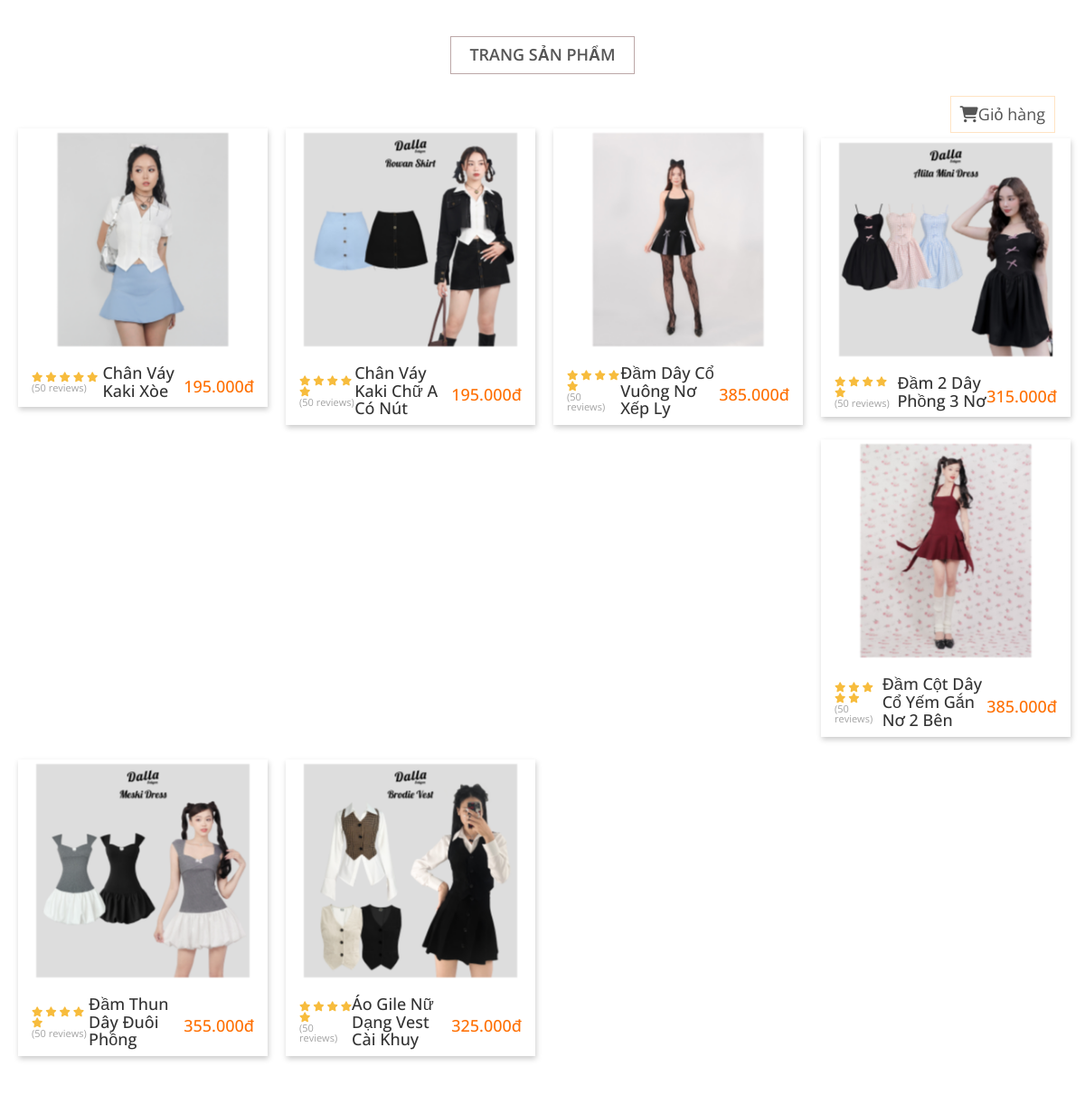
/trangchu.php, run on an earlier commit of the app's database.
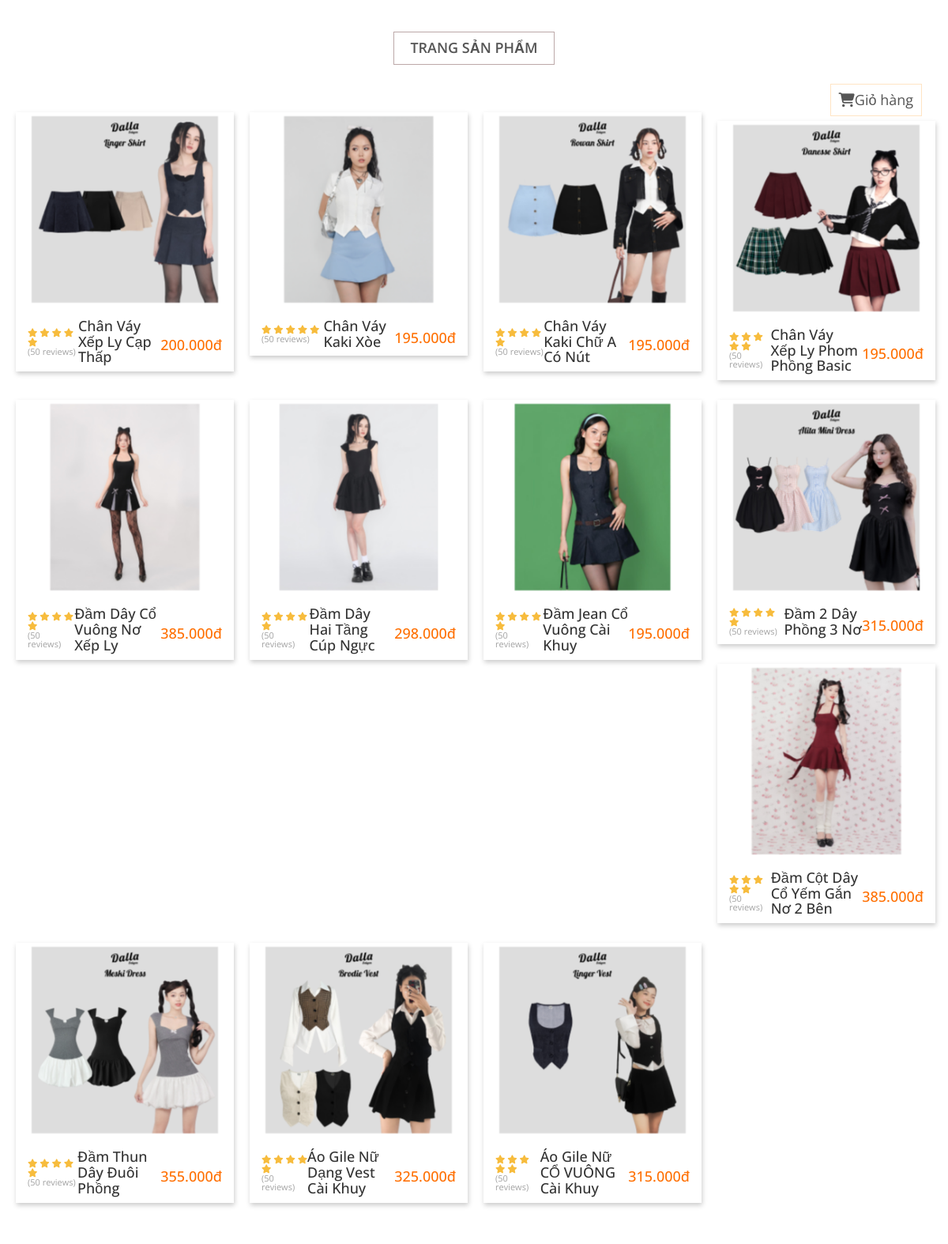
And on a later commit of the database.
### tables this page shows
CREATE TABLE `sanpham` (
  `MaSanPham` varchar(5) NOT NULL,
  `TenSP` varchar(100) NOT NULL,
  `HinhAnh` varchar(50) NOT NULL,
  `MoTa` text DEFAULT NULL,
  `Gia` decimal(10,2) NOT NULL,
  `SoLuong` int(11) NOT NULL,
  `Maloai` varchar(5) DEFAULT NULL
);

### trangchu.php (the view, shortened to what this page needs)
<!DOCTYPE html>
<html lang="en">
<head>
    <link rel="stylesheet" href="https://cdn.jsdelivr.net/npm/bootstrap@3.3.7/dist/css/bootstrap.min.css">
    <link rel="stylesheet" href="https://cdn.jsdelivr.net/npm/bootstrap@3.3.7/dist/css/bootstrap-theme.min.css">
    <link rel="stylesheet" href="https://cdnjs.cloudflare.com/ajax/libs/font-awesome/6.5.2/css/all.min.css" />
    <link rel="stylesheet" href="./css/styles.css">
</head>
<body>
<div class = "headline"><h2>Trang sản phẩm</h2></div>
    <div class ="cart">
        <a href="./pages/shopping_cart.php"><i class="fa-solid fa-cart-shopping"></i>Giỏ hàng</a>
    </div>
    <div class="container">
        <div class="row">
            <?php
            include "connection.php";
            $sql = "SELECT * FROM sanpham";
            $result = mysqli_query($connect, $sql);
            while($row = mysqli_fetch_assoc($result)){
            ?>
            <form action = "xulygiohang.php" method = "post">
                <div class="col-md-3 col-sm-6">
                    <div class="product-grid">
                        <div class="product-image">
                            <a href="#" class="image">
                                <img class="img-1" src="images/<?php echo $row['HinhAnh'] ?>">
                            </a>
                            <ul class="product-links">
                            </ul>
                        </div>
                        <div class="product-content">
                            <ul class="rating">
                                <li class="fas fa-star"></li>
                                <li class="fas fa-star"></li>
                                <li class="fas fa-star"></li>
                                <li class="fas fa-star"></li>
                                <li class="fas fa-star"></li>
                                <li class="disable">(50 reviews)</li>
                            </ul>
                            <h3 class="title"><a href="./pages/chitietsp/chitietsp.php?Masanpham=<?php echo $row['MaSanPham'] ?>"> <?php echo $row['TenSP']?></a></h3>
                            <div class="price"> <?php echo number_format($row['Gia'], 0, ".", ".")?>đ</div>
                        </div>
                    </div>
            </form>
            </div>
<?php } ?>
</body>
</html>

### css/styles.css (style rules this page uses)
body { font-family: 'Open Sans',sans-serif; font-size: 14px; color: #111; line-height:1 ; }
.headline { text-align: center; margin: 20px 0px; }
h2 { font-size:18px; color: #555; padding: 10px 20px; text-transform: uppercase; border:1px solid #bca8a8; display:inline-block; font-weight: 600; }
.product-grid .product-image { overflow: hidden; position: relative; z-index: 1; }
.product-grid .product-image a.image { display: block; }
.product-grid .product-image img { width: 100%; height: auto; }
.product-grid .product-image .img-1 { transition: all 0.3s ease 0s; }
.product-grid .product-links { padding: 0; margin: 0; list-style: none; transform: translateY(50%); position: absolute; bottom: 50%; right: 10px; z-index: 1; }
.product-grid .product-content { background: #fff; padding: 15px 0 0; }
.product-grid .rating { color: #f7bc3d; font-size: 11px; padding: 0; margin: 0 0 8px; list-style: none; }
.product-grid .rating li { display: inline-block; }
.product-grid .rating .disable { color: #a3a3a3; }
.product-grid .title { font-size: 15px; font-weight: 500; text-transform: capitalize; margin: 0 0 8px; }
.product-grid .title a { color: #333; transition: all 0.3s ease 0s; text-decoration: none; font-size:large; }
.product-grid .price { color: #ff6f00; font-size: 15px; font-weight: 500; font-size: large; }
.container { margin: 100px auto; width: 1400px; }
.cart { position: relative; display: block; float: right; right: 33px; bottom: 6px; padding: 10px; border: 1px solid bisque; }
.cart a { font-size: 18px; text-decoration: none; color: #555; }
.col-md-3 { width: 23%; margin-left: 20px; margin-bottom: 25px; }
.row { margin-top:-50px; }
.row .col-md-3 { box-shadow: 1px 3px 6px #ccc; }
.product-content { display: flex; align-items: center; }
.product-image img { width: 400px; height: 400px; object-fit: cover; transition: transform 0.3 ease, box-shadow 0.3s ease; border: 5px solid transparent; }
@media screen and (max-width: 1300px) { .container { margin: 100px auto; width: 1200px; } }

What changed in the data, as far as the page shows it:
added sanpham: HinhAnh (picture), TenSP "Chân Váy Xếp Ly Cạp Thấp", Gia "200.000"
added sanpham: HinhAnh (picture), TenSP "Chân Váy Xếp Ly Phom Phồng Basic", Gia "195.000"
added sanpham: HinhAnh (picture), TenSP "Đầm Dây Hai Tầng Cúp Ngực", Gia "298.000"
added sanpham: HinhAnh (picture), TenSP "Đầm Jean Cổ Vuông Cài Khuy", Gia "195.000"
added sanpham: HinhAnh (picture), TenSP "Áo Gile Nữ CỔ VUÔNG Cài Khuy", Gia "315.000"
